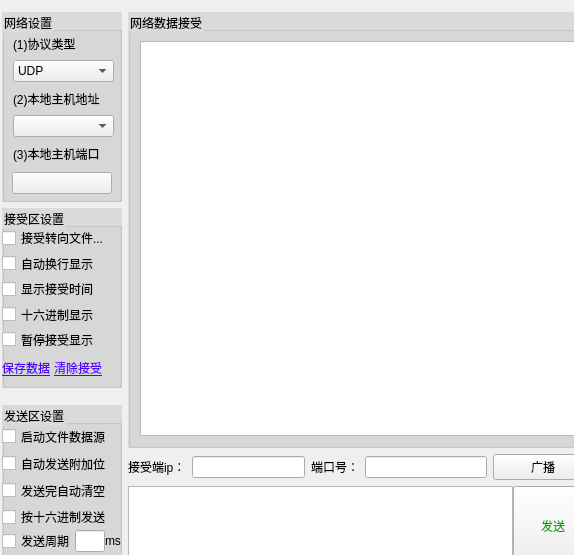
<?xml version="1.0" encoding="UTF-8"?>
<ui version="4.0">
 <class>Widget</class>
 <widget class="QWidget" name="Widget">
  <property name="geometry">
   <rect>
    <x>0</x>
    <y>0</y>
    <width>574</width>
    <height>555</height>
   </rect>
  </property>
  <property name="windowTitle">
   <string>米哥的网络调试助手</string>
  </property>
  <widget class="QWidget" name="layoutWidget">
   <property name="geometry">
    <rect>
     <x>2</x>
     <y>12</y>
     <width>591</width>
     <height>582</height>
    </rect>
   </property>
   <layout class="QGridLayout" name="gridLayout_all">
    <item row="1" column="0">
     <widget class="QGroupBox" name="groupBox_rev">
      <property name="minimumSize">
       <size>
        <width>120</width>
        <height>180</height>
       </size>
      </property>
      <property name="styleSheet">
       <string notr="true">#groupBox_rev{font: 87 10pt &quot;Arial&quot;;}
#groupBox_rev{background-color: rgb(218, 218, 218);}</string>
      </property>
      <property name="title">
       <string>接受区设置</string>
      </property>
      <widget class="QWidget" name="layoutWidget">
       <property name="geometry">
        <rect>
         <x>0</x>
         <y>20</y>
         <width>117</width>
         <height>121</height>
        </rect>
       </property>
       <layout class="QVBoxLayout" name="verticalLayout_2">
        <item>
         <widget class="QCheckBox" name="checkBox_1">
          <property name="text">
           <string>接受转向文件...</string>
          </property>
         </widget>
        </item>
        <item>
         <widget class="QCheckBox" name="checkBox_2">
          <property name="text">
           <string>自动换行显示</string>
          </property>
         </widget>
        </item>
        <item>
         <widget class="QCheckBox" name="checkBox_3">
          <property name="text">
           <string>显示接受时间</string>
          </property>
         </widget>
        </item>
        <item>
         <widget class="QCheckBox" name="checkBox_4">
          <property name="text">
           <string>十六进制显示</string>
          </property>
         </widget>
        </item>
        <item>
         <widget class="QCheckBox" name="checkBox_5">
          <property name="text">
           <string>暂停接受显示</string>
          </property>
         </widget>
        </item>
       </layout>
      </widget>
      <widget class="QWidget" name="layoutWidget">
       <property name="geometry">
        <rect>
         <x>0</x>
         <y>150</y>
         <width>104</width>
         <height>20</height>
        </rect>
       </property>
       <layout class="QHBoxLayout" name="horizontalLayout_2">
        <property name="spacing">
         <number>0</number>
        </property>
        <item>
         <widget class="myLabel" name="label_saveData">
          <property name="styleSheet">
           <string notr="true">font: 9pt &quot;Arial&quot;;
text-decoration: underline;
color: rgb(85, 0, 255);</string>
          </property>
          <property name="text">
           <string>保存数据</string>
          </property>
         </widget>
        </item>
        <item>
         <widget class="myLabel" name="label_clearData">
          <property name="styleSheet">
           <string notr="true">font: 9pt &quot;Arial&quot;;
text-decoration: underline;
color: rgb(85, 0, 255);</string>
          </property>
          <property name="text">
           <string>清除接受</string>
          </property>
         </widget>
        </item>
       </layout>
      </widget>
     </widget>
    </item>
    <item row="4" column="1">
     <layout class="QVBoxLayout" name="verticalLayout_4">
      <property name="spacing">
       <number>0</number>
      </property>
      <item>
       <layout class="QHBoxLayout" name="horizontalLayout">
        <property name="spacing">
         <number>0</number>
        </property>
        <item>
         <widget class="QTextEdit" name="textEdit_sendData">
          <property name="minimumSize">
           <size>
            <width>0</width>
            <height>80</height>
           </size>
          </property>
          <property name="maximumSize">
           <size>
            <width>16777215</width>
            <height>80</height>
           </size>
          </property>
         </widget>
        </item>
        <item>
         <widget class="QPushButton" name="pushButton_send">
          <property name="minimumSize">
           <size>
            <width>0</width>
            <height>80</height>
           </size>
          </property>
          <property name="maximumSize">
           <size>
            <width>16777215</width>
            <height>80</height>
           </size>
          </property>
          <property name="styleSheet">
           <string notr="true">color: rgb(0, 170, 0);</string>
          </property>
          <property name="text">
           <string>发送</string>
          </property>
         </widget>
        </item>
       </layout>
      </item>
     </layout>
    </item>
    <item row="5" column="0" colspan="2">
     <widget class="QWidget" name="widgetBottom" native="true">
      <property name="minimumSize">
       <size>
        <width>0</width>
        <height>22</height>
       </size>
      </property>
      <property name="maximumSize">
       <size>
        <width>16777215</width>
        <height>22</height>
       </size>
      </property>
      <property name="styleSheet">
       <string notr="true">background-color: rgb(234, 244, 255);</string>
      </property>
      <widget class="QLabel" name="label_state">
       <property name="geometry">
        <rect>
         <x>0</x>
         <y>0</y>
         <width>41</width>
         <height>16</height>
        </rect>
       </property>
       <property name="text">
        <string>就绪！</string>
       </property>
      </widget>
      <widget class="QWidget" name="layoutWidget">
       <property name="geometry">
        <rect>
         <x>330</x>
         <y>0</y>
         <width>261</width>
         <height>24</height>
        </rect>
       </property>
       <layout class="QHBoxLayout" name="horizontalLayout_6">
        <item>
         <spacer name="horizontalSpacer_3">
          <property name="orientation">
           <enum>Qt::Horizontal</enum>
          </property>
          <property name="sizeHint" stdset="0">
           <size>
            <width>40</width>
            <height>20</height>
           </size>
          </property>
         </spacer>
        </item>
        <item>
         <layout class="QHBoxLayout" name="horizontalLayout_0">
          <item>
           <widget class="QFrame" name="frame_2">
            <property name="minimumSize">
             <size>
              <width>60</width>
              <height>0</height>
             </size>
            </property>
            <property name="maximumSize">
             <size>
              <width>16777215</width>
              <height>16777215</height>
             </size>
            </property>
            <property name="frameShape">
             <enum>QFrame::StyledPanel</enum>
            </property>
            <property name="frameShadow">
             <enum>QFrame::Raised</enum>
            </property>
            <widget class="QLabel" name="label_sendCnt">
             <property name="geometry">
              <rect>
               <x>10</x>
               <y>0</y>
               <width>60</width>
               <height>20</height>
              </rect>
             </property>
             <property name="minimumSize">
              <size>
               <width>60</width>
               <height>0</height>
              </size>
             </property>
             <property name="maximumSize">
              <size>
               <width>60</width>
               <height>16777215</height>
              </size>
             </property>
             <property name="styleSheet">
              <string notr="true"/>
             </property>
             <property name="text">
              <string>发送：0</string>
             </property>
            </widget>
           </widget>
          </item>
          <item>
           <spacer name="horizontalSpacer">
            <property name="orientation">
             <enum>Qt::Horizontal</enum>
            </property>
            <property name="sizeType">
             <enum>QSizePolicy::Fixed</enum>
            </property>
            <property name="sizeHint" stdset="0">
             <size>
              <width>5</width>
              <height>20</height>
             </size>
            </property>
           </spacer>
          </item>
          <item>
           <widget class="QFrame" name="frame_3">
            <property name="minimumSize">
             <size>
              <width>60</width>
              <height>0</height>
             </size>
            </property>
            <property name="maximumSize">
             <size>
              <width>1677215</width>
              <height>16777215</height>
             </size>
            </property>
            <property name="frameShape">
             <enum>QFrame::StyledPanel</enum>
            </property>
            <property name="frameShadow">
             <enum>QFrame::Raised</enum>
            </property>
            <widget class="QLabel" name="label_revCnt">
             <property name="geometry">
              <rect>
               <x>10</x>
               <y>0</y>
               <width>60</width>
               <height>20</height>
              </rect>
             </property>
             <property name="minimumSize">
              <size>
               <width>60</width>
               <height>0</height>
              </size>
             </property>
             <property name="maximumSize">
              <size>
               <width>60</width>
               <height>16777215</height>
              </size>
             </property>
             <property name="styleSheet">
              <string notr="true"/>
             </property>
             <property name="text">
              <string>接受：0</string>
             </property>
            </widget>
           </widget>
          </item>
         </layout>
        </item>
        <item>
         <spacer name="horizontalSpacer_2">
          <property name="orientation">
           <enum>Qt::Horizontal</enum>
          </property>
          <property name="sizeType">
           <enum>QSizePolicy::Fixed</enum>
          </property>
          <property name="sizeHint" stdset="0">
           <size>
            <width>5</width>
            <height>20</height>
           </size>
          </property>
         </spacer>
        </item>
        <item>
         <widget class="QPushButton" name="pushButton_resetCount">
          <property name="minimumSize">
           <size>
            <width>80</width>
            <height>0</height>
           </size>
          </property>
          <property name="maximumSize">
           <size>
            <width>80</width>
            <height>16777215</height>
           </size>
          </property>
          <property name="styleSheet">
           <string notr="true">background-color: rgb(255, 255, 255);</string>
          </property>
          <property name="text">
           <string>复位计数</string>
          </property>
         </widget>
        </item>
        <item>
         <spacer name="horizontalSpacer_4">
          <property name="orientation">
           <enum>Qt::Horizontal</enum>
          </property>
          <property name="sizeType">
           <enum>QSizePolicy::Fixed</enum>
          </property>
          <property name="sizeHint" stdset="0">
           <size>
            <width>10</width>
            <height>20</height>
           </size>
          </property>
         </spacer>
        </item>
       </layout>
      </widget>
     </widget>
    </item>
    <item row="0" column="1" rowspan="3">
     <widget class="QGroupBox" name="groupBox_netDataRev">
      <property name="minimumSize">
       <size>
        <width>400</width>
        <height>430</height>
       </size>
      </property>
      <property name="maximumSize">
       <size>
        <width>16777215</width>
        <height>16777215</height>
       </size>
      </property>
      <property name="styleSheet">
       <string notr="true">#groupBox_netDataRev{font: 87 10pt &quot;Arial&quot;;}
#groupBox_netDataRev{background-color: rgb(218, 218, 218);}</string>
      </property>
      <property name="title">
       <string>网络数据接受</string>
      </property>
      <layout class="QGridLayout" name="gridLayout">
       <item row="0" column="0">
        <widget class="QTextEdit" name="textEdit"/>
       </item>
      </layout>
     </widget>
    </item>
    <item row="0" column="0">
     <widget class="QGroupBox" name="groupBox_network">
      <property name="minimumSize">
       <size>
        <width>120</width>
        <height>190</height>
       </size>
      </property>
      <property name="styleSheet">
       <string notr="true">#groupBox_network{font: 87 10pt &quot;Arial&quot;;}
#groupBox_network{background-color: rgb(218, 218, 218);}</string>
      </property>
      <property name="title">
       <string>网络设置</string>
      </property>
      <widget class="QWidget" name="layoutWidget">
       <property name="geometry">
        <rect>
         <x>11</x>
         <y>21</y>
         <width>101</width>
         <height>131</height>
        </rect>
       </property>
       <layout class="QVBoxLayout" name="verticalLayout">
        <item>
         <widget class="QLabel" name="label">
          <property name="styleSheet">
           <string notr="true"/>
          </property>
          <property name="text">
           <string>(1)协议类型</string>
          </property>
         </widget>
        </item>
        <item>
         <widget class="QComboBox" name="comboBox_1">
          <item>
           <property name="text">
            <string>UDP</string>
           </property>
          </item>
          <item>
           <property name="text">
            <string>TCP Client</string>
           </property>
          </item>
          <item>
           <property name="text">
            <string>TCP Server</string>
           </property>
          </item>
         </widget>
        </item>
        <item>
         <widget class="QLabel" name="label_2">
          <property name="text">
           <string>(2)本地主机地址</string>
          </property>
         </widget>
        </item>
        <item>
         <widget class="QComboBox" name="comboBox_2"/>
        </item>
        <item>
         <widget class="QLabel" name="label_3">
          <property name="text">
           <string>(3)本地主机端口</string>
          </property>
         </widget>
        </item>
       </layout>
      </widget>
      <widget class="QPushButton" name="btn_open">
       <property name="geometry">
        <rect>
         <x>10</x>
         <y>160</y>
         <width>100</width>
         <height>22</height>
        </rect>
       </property>
       <property name="minimumSize">
        <size>
         <width>100</width>
         <height>22</height>
        </size>
       </property>
       <property name="maximumSize">
        <size>
         <width>100</width>
         <height>22</height>
        </size>
       </property>
       <property name="styleSheet">
        <string notr="true"/>
       </property>
       <property name="text">
        <string/>
       </property>
       <property name="checkable">
        <bool>true</bool>
       </property>
      </widget>
     </widget>
    </item>
    <item row="2" column="0" rowspan="3">
     <widget class="QGroupBox" name="groupBox_send">
      <property name="minimumSize">
       <size>
        <width>120</width>
        <height>160</height>
       </size>
      </property>
      <property name="maximumSize">
       <size>
        <width>120</width>
        <height>150</height>
       </size>
      </property>
      <property name="styleSheet">
       <string notr="true">#groupBox_send{font: 87 10pt &quot;Arial&quot;;}
#groupBox_send{background-color: rgb(218, 218, 218);}</string>
      </property>
      <property name="title">
       <string>发送区设置</string>
      </property>
      <widget class="QWidget" name="layoutWidget">
       <property name="geometry">
        <rect>
         <x>0</x>
         <y>120</y>
         <width>119</width>
         <height>32</height>
        </rect>
       </property>
       <layout class="QHBoxLayout" name="horizontalLayout_3">
        <property name="spacing">
         <number>0</number>
        </property>
        <item>
         <widget class="QCheckBox" name="checkBox_10">
          <property name="text">
           <string>发送周期</string>
          </property>
         </widget>
        </item>
        <item>
         <widget class="QLineEdit" name="lineEdit_msData"/>
        </item>
        <item>
         <widget class="QLabel" name="label_6">
          <property name="text">
           <string>ms</string>
          </property>
         </widget>
        </item>
       </layout>
      </widget>
      <widget class="QWidget" name="layoutWidget">
       <property name="geometry">
        <rect>
         <x>10</x>
         <y>160</y>
         <width>104</width>
         <height>16</height>
        </rect>
       </property>
       <layout class="QHBoxLayout" name="horizontalLayout_4">
        <item>
         <widget class="QLabel" name="label_7">
          <property name="styleSheet">
           <string notr="true">font: 9pt &quot;Arial&quot;;
text-decoration: underline;
color: rgb(85, 0, 255);</string>
          </property>
          <property name="text">
           <string>文件载入</string>
          </property>
         </widget>
        </item>
        <item>
         <widget class="QLabel" name="label_8">
          <property name="styleSheet">
           <string notr="true">font: 9pt &quot;Arial&quot;;
text-decoration: underline;
color: rgb(85, 0, 255);</string>
          </property>
          <property name="text">
           <string>清除输入</string>
          </property>
         </widget>
        </item>
       </layout>
      </widget>
      <widget class="QWidget" name="layoutWidget">
       <property name="geometry">
        <rect>
         <x>0</x>
         <y>21</y>
         <width>121</width>
         <height>101</height>
        </rect>
       </property>
       <layout class="QVBoxLayout" name="verticalLayout_3">
        <item>
         <widget class="QCheckBox" name="checkBox_6">
          <property name="text">
           <string>启动文件数据源</string>
          </property>
         </widget>
        </item>
        <item>
         <widget class="QCheckBox" name="checkBox_7">
          <property name="text">
           <string>自动发送附加位</string>
          </property>
         </widget>
        </item>
        <item>
         <widget class="QCheckBox" name="checkBox_8">
          <property name="text">
           <string>发送完自动清空</string>
          </property>
         </widget>
        </item>
        <item>
         <widget class="QCheckBox" name="checkBox_9">
          <property name="text">
           <string>按十六进制发送</string>
          </property>
         </widget>
        </item>
       </layout>
      </widget>
     </widget>
    </item>
    <item row="3" column="1">
     <layout class="QHBoxLayout" name="horizontalLayout_8">
      <item>
       <layout class="QHBoxLayout" name="horizontalLayout_5">
        <item>
         <widget class="QLabel" name="label_4">
          <property name="text">
           <string>接受端ip：</string>
          </property>
         </widget>
        </item>
        <item>
         <widget class="QLineEdit" name="lineEdit_rev"/>
        </item>
       </layout>
      </item>
      <item>
       <layout class="QHBoxLayout" name="horizontalLayout_7">
        <item>
         <widget class="QLabel" name="label_5">
          <property name="text">
           <string>端口号：</string>
          </property>
         </widget>
        </item>
        <item>
         <widget class="QLineEdit" name="lineEdit_revHonts"/>
        </item>
       </layout>
      </item>
      <item>
       <widget class="QPushButton" name="btn_broadcast">
        <property name="minimumSize">
         <size>
          <width>100</width>
          <height>0</height>
         </size>
        </property>
        <property name="maximumSize">
         <size>
          <width>100</width>
          <height>16777215</height>
         </size>
        </property>
        <property name="text">
         <string>广播</string>
        </property>
       </widget>
      </item>
     </layout>
    </item>
   </layout>
  </widget>
 </widget>
 <customwidgets>
  <customwidget>
   <class>myLabel</class>
   <extends>QLabel</extends>
   <header>mylabel.h</header>
  </customwidget>
 </customwidgets>
 <resources/>
 <connections/>
</ui>
